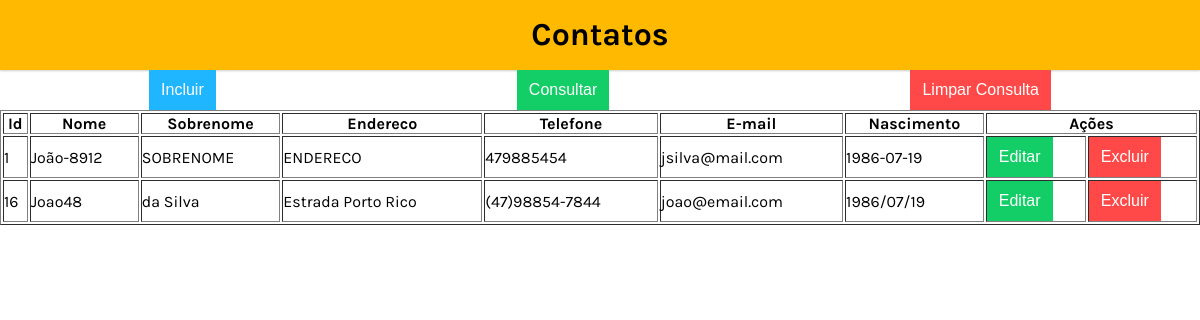
The app's page /aula-13-02-2023/cons-contato-acoes-parte-2.php with its own data.
### tables this page shows
CREATE TABLE contato (contato_id INTEGER PRIMARY KEY AUTOINCREMENT NOT NULL, nome TEXT, sobrenome TEXT, endereco TEXT, telefone TEXT, email TEXT, nascimento TEXT);

### aula-13-02-2023/cons-contato-acoes-parte-2.php (the view, shortened to what this page needs)
<?php
function getDados() {
    $pdo = getConexao();
    $query = "SELECT * FROM `contato`";
    $stmt = $pdo->prepare($query);
    $stmt->execute();
    $aDados = array();
    while($result = $stmt->fetch(PDO::FETCH_ASSOC)){
        $aDados[] = $result;
    }
    return $aDados;
}
function getColunasTabela(){
    $html_colunas_tabela = '';
    $aDados = getDados();
    if(count($aDados)){
        foreach ($aDados as $aContato){
            $html_colunas_tabela .= "<tr>";
            $contato_id = $aContato["contato_id"];
            $nome       = $aContato["nome"];
            $sobrenome  = $aContato["sobrenome"];
            $endereco   = $aContato["endereco"];
            $telefone   = $aContato["telefone"];
            $email      = $aContato["email"];
            $nascimento = $aContato["nascimento"];
            $html_colunas_tabela .= "<td>$contato_id</td>";
            $html_colunas_tabela .= "<td>$nome</td>";
            $html_colunas_tabela .= "<td>$sobrenome</td>";
            $html_colunas_tabela .= "<td>$endereco</td>";
            $html_colunas_tabela .= "<td>$telefone</td>";
            $html_colunas_tabela .= "<td>$email</td>";
            $html_colunas_tabela .= "<td>$nascimento</td>";
            $html_colunas_tabela .= getAcoesContato($contato_id);
            $html_colunas_tabela .= "</tr>";
        }
    } else {
        $html_colunas_tabela .= "<tr><td colspan=\"7\" align='center'>Sem dados para exibir</td></tr>";
    }
    return $html_colunas_tabela;
}
function getAcoesContato($contato_id){
    $html_acao = '<td>
                        <button type="button" class="button green" onclick="editarContato(' . $contato_id . ')">Editar</button>
                   </td>
                   <td>
                        <button type="button" class="button red" onclick="excluirContato(' . $contato_id . ')">Excluir</button>
                    </td>';
    return $html_acao;
}
function carregaCabecalho(){
    $html = '<!DOCTYPE html>
            <html lang="pt-BR">
            <head>
                <meta charset="UTF-8">
                <meta http-equiv="X-UA-Compatible" content="IE=edge">
                <meta name="viewport" content="width=device-width, initial-scale=1.0">
                <link rel="preconnect" href="https://fonts.gstatic.com">
                <link href="https://fonts.googleapis.com/css2?family=Karla:ital,wght@0,400;0,700;1,200;1,800&display=swap"
                      rel="stylesheet">
                <link rel="stylesheet" href="css/main.css">
                <link rel="stylesheet" href="css/button.css">
                <link rel="stylesheet" href="css/records.css">
                <link rel="stylesheet" href="css/modal.css">
                <script src="js/jquery.min.js" defer></script>
                <script src="js/contato.js" defer></script>
                <title>Contato</title>
            </head>
            <body>';
    return $html;
}
function getAcoesInclusao(){
    return '<section class="acoes">
                <button type="button" class="button blue mobile" id="cadastrarCliente">Incluir</button>
                <button type="button" class="button green" id="consultarDadosCliente">Consultar</button>
                <button type="button" class="button red" id="limparDadosCliente">Limpar Consulta</button>
            </section>';
}
function getModalContatos(){
    return '<div class="modal" id="modal">
            <div class="modal-content">
                <header class="modal-header">
                    <h2>Novo Contato</h2>
                    <span class="modal-close" id="modalClose">&#10006;</span>
                </header>
                <form id="form" class="modal-form">
                    <input type="hidden" id="id" class="modal-field" placeholder="Id">
                    <input type="text" id="nome" data-index="new" class="modal-field" placeholder="Nome do Cliente" required value="Joao">
                    <input type="text" id="sobrenome" class="modal-field" placeholder="Sobrenome..." required value="da Silva">
                    <input type="text" id="endereco" class="modal-field" placeholder="Endereço..." required value="Estrada Porto Rico">
                    <input type="text" id="telefone" class="modal-field" placeholder="Telefone..." required value="(47)98854-7844">
                    <input type="email" id="email" class="modal-field" placeholder="E-mail..." required value="joao@email.com">
                    <input type="text" id="nascimento" class="modal-field" placeholder="Data Nascimento..." required value="1986/07/19">
                </form>
                <footer class="modal-footer" id="modal-footer">
                    <button id="salvar" class="button green">Salvar</button>
                    <button id="cancelar" class="button blue">Cancelar</button>
                </footer>
            </div>
        </div>';
}
function carregaContatos(){
    $html_tabela = carregaCabecalho();
    $html_tabela .= "<header>
                        <h1 class=\"header-title\"> Contatos</h1>
                    </header>";
    $html_tabela .= getAcoesInclusao();
    $html_tabela .= "<table border='1' id=\"tableDados\">";
    $html_tabela .= "<thead>";
    $html_tabela .= "    <tr>";
    $html_tabela .= "    <th>Id</th>";
    $html_tabela .= "    <th>Nome</th>";
    $html_tabela .= "    <th>Sobrenome</th>";
    $html_tabela .= "    <th>Endereco</th>";
    $html_tabela .= "    <th>Telefone</th>";
    $html_tabela .= "    <th>E-mail</th>";
    $html_tabela .= "    <th>Nascimento</th>";
    $html_tabela .= "    <th colspan='2'>Ações</th>";
    $html_tabela .= "    </tr>";
    $html_tabela .= "</thead>";
    $html_tabela .= "<tbody>";
    $html_tabela .= getColunasTabela();
    $html_tabela .= "</tbody>";
    $html_tabela .= "</table>";
    $html_tabela .= getModalContatos();
    echo $html_tabela;
}
carregaContatos();

### aula-13-02-2023/css/main.css (style rules this page uses)
* { padding: 0; margin: 0; box-sizing: border-box; }
:root { --primary-color: #FFBA00; --secundary-color: #FFF1CC; --shadow-color: #CCC; --text-color: #FFF; }
body { min-height: 100vh; display: flex; flex-direction: column; font-family: 'karla', sans-serif; position:relative; }
header { background-color: var(--primary-color); height: 70px; text-align: center; line-height: 70px; box-shadow: 0 1px 2px var(--shadow-color); }
.header-title { color: black; font-size: 2rem; }
.acoes { display: flex; justify-content: space-around; gap:3px; }

### aula-13-02-2023/css/button.css (style rules this page uses)
.button { border-style: none; height: 40px; padding: 6px 12px; background-color: black; color: white; font-size: 1rem; cursor: pointer; transition: box-shadow .6s ease; }
.button.blue { background-color: #1FB6FF; }
button.green { background-color: #13CE66; }
button.red { background-color: #FF4949; }

### records on screen
contato: contato_id "1", nome "João-8912", sobrenome "SOBRENOME", endereco "ENDERECO", telefone "479885454", email "jsilva@mail.com", nascimento "1986-07-19"
contato: contato_id "16", nome "Joao48", sobrenome "da Silva", endereco "Estrada Porto Rico", telefone "(47)98854-7844", email "joao@email.com", nascimento "1986/07/19"
